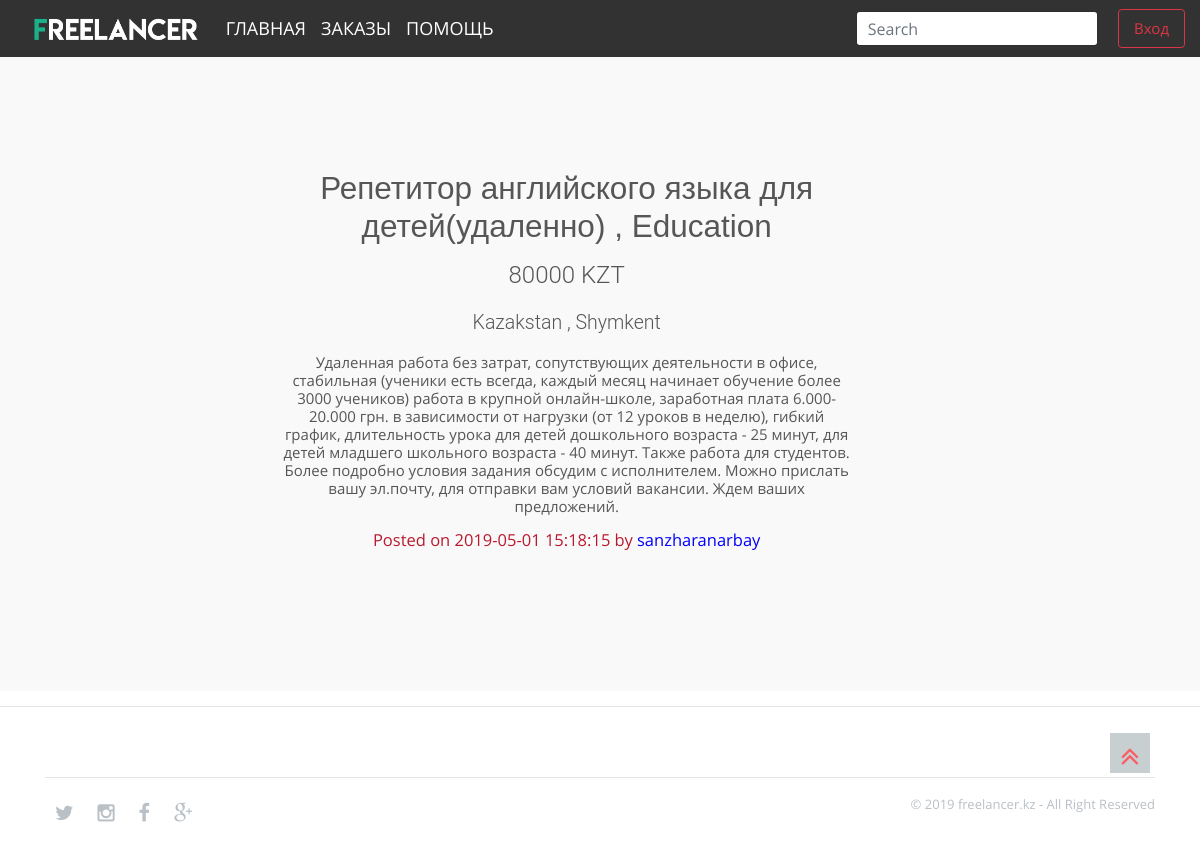
Page /readmore.php?id=37 on the committed database.
### tables this page shows
CREATE TABLE `vacancies` (
  `v_id` int(11) NOT NULL,
  `user_id` int(11) NOT NULL,
  `profession_id` int(11) NOT NULL,
  `vacancy_name` varchar(255) NOT NULL,
  `requirements` longtext NOT NULL,
  `price` int(11) NOT NULL,
  `v_country` int(11) NOT NULL,
  `v_state` int(11) NOT NULL,
  `v_city` varchar(255) NOT NULL,
  `v_statusid` int(11) NOT NULL,
  `post_date` timestamp NOT NULL DEFAULT CURRENT_TIMESTAMP ON UPDATE CURRENT_TIMESTAMP
);

CREATE TABLE `professions` (
  `p_id` int(11) NOT NULL,
  `name` varchar(255) NOT NULL
);

CREATE TABLE `countries` (
  `country_id` int(11) NOT NULL,
  `country_name` varchar(30) NOT NULL
);

CREATE TABLE `cities` (
  `city_id` int(11) NOT NULL,
  `city_name` varchar(30) NOT NULL,
  `state_id` int(11) NOT NULL
);

CREATE TABLE `users` (
  `id` int(11) NOT NULL,
  `u_lastname` varchar(255) NOT NULL,
  `u_firstname` varchar(255) NOT NULL,
  `email` varchar(255) NOT NULL,
  `username` varchar(255) NOT NULL,
  `u_phonenumber` varchar(50) NOT NULL,
  `u_country` varchar(255) NOT NULL,
  `u_state` varchar(255) NOT NULL,
  `u_city` varchar(255) NOT NULL,
  `password` varchar(255) NOT NULL,
  `roleid` int(11) NOT NULL
);

### readmore.php (the view, shortened to what this page needs)
<!doctype html>
 <html class="no-js" lang="">
    <head>
        <link rel="stylesheet" href="assets/css/bootstrap.css" type="text/css">
        <link rel="stylesheet" href="assets/css/plugins.css" />
        <link rel="stylesheet" href="assets/css/opensans-web-font.css" />
        <link rel="stylesheet" href="assets/css/montserrat-web-font.css" />
        <link rel="stylesheet" href="assets/css/font-awesome.min.css" type="text/css">
        <link rel="stylesheet" href="assets/css/style.css" type="text/css">
        <link rel="stylesheet" href="assets/css/responsive.css" type="text/css">
    </head>
    <body>
         <nav class="navbar navbar-expand-md  fixed-top mainmenu">
  <a class="navbar-brand" href="index.php"><img src="assets/images/logo2.png" height="30" alt="Logo"> </a>
  <div class="collapse navbar-collapse" id="navbarCollapse">
    <ul class="navbar-nav mr-auto">
      <li class="nav-item active">
        <a class="nav-link" href="index.php">Главная <span class="sr-only">(current)</span></a>
      </li>
      <li class="nav-item">
        <a class="nav-link" href="vacancies.php">Заказы</a>
      </li>
      <li class="nav-item">
        <a class="nav-link" href="help.php">Помощь</a>
      </li>
		</ul>
    <form class="form-inline">
      <input class="form-control searchbox" type="text" placeholder="Search" aria-label="Search">
    </form>
    <div class="content">
    <?php  if (isset($_SESSION['username'])) { ?>
    	<div class="dropdown">
  <button class="btn btn-outline-success"><?php echo $_SESSION['username']; ?></button>
  <div class="dropdown-content">
  <?php if ($_SESSION['role_id']==3){?>
   <a href="profile.php">Профиль</a>
   <a href="add_vacancy.php">Новый заказ</a>
   <a href="myvacancies.php">Мои заказы</a>
      <a href="index.php?logout='1'" style="color: red;">Выход</a>
	<?php }else if($_SESSION['role_id']==4){?>
		<a href="profile.php">Профиль</a>
	  <a href="searchvacancy.php">Найти заказ</a>
    <a href="myresponses.php">Мои отклики</a>
		<a href="index.php?logout='1'" style="color: red;">Выход</a>
	<?php }?>
  </div>
</div>
    <?php }else{  ?>
			<a class="btn btn-outline-danger nav-link" href="login.php">Вход</a>
    	 <?php  } ?>
	</div>
  </div>
</nav>
        <section id="vacancies" class="sections">
        <?php
include 'db.php';
$vacancy = null;
if(isset($_GET['id'])&&is_numeric($_GET['id'])){
$query = $connection->prepare(" SELECT v.v_id, v.user_id, v.profession_id,  v.vacancy_name,v.requirements, v.price, v.v_country, v.v_city, v.post_date, p.p_id, p.name, u.id, u.username, c.country_id, c.country_name, ci.city_id, ci.city_name, s.s_id, s.status
                     FROM vacancies v
                     LEFT OUTER JOIN professions p  ON p.p_id = v.profession_id
                     LEFT OUTER JOIN users u  ON u.id = v.user_id
                     LEFT OUTER JOIN countries c  ON c.country_id = v.v_country
                     LEFT OUTER JOIN cities ci  ON ci.city_id = v.v_city
                     LEFT OUTER JOIN status s   ON s.s_id = v.v_statusid
                     WHERE v.v_id = :id LIMIT 1") or die($mysqli->error);
    $query->execute(array('id'=>$_GET['id']));
    $vacancy = $query->fetch();
}
?>
  <div class="container">
  <br>
  <br>
  <br>
  <br>
  <center>
     <div class="row vacancy">
      <div class="col-md-8">
     <?php
                if(isset($vacancy)&&$vacancy!=null){
                ?>
                <h3>   <?php  echo $vacancy['vacancy_name']. " , ".$vacancy['name']; ?></h3>
                    <h4>   <?php  echo $vacancy['price']. " ". "KZT" ; ?> </h4>
                    <h5>  <?php  echo $vacancy['country_name']; ?> ,  <?php  echo $vacancy['city_name']; ?></h5>
                    <h6>  <?php  echo $vacancy['requirements']; ?></h6>
                    <p style="color:#ba1a2f;">  Posted on <?php echo $vacancy['post_date'] ; ?> by <span style="color:blue;"><?php echo $vacancy['username'] ; ?></span></p>
                    <br>
                    <br>
                <?php
                }else{
                echo  "<h1> 404 VACANCY NOT FOUND!!!   </h1>";
                }
                ?>
    </div>
  </div>
  </center>
  </div>
 </section>
    <hr>
		<div class="scroll-top">
			<div class="scrollup">
				<i class="fa fa-angle-double-up"></i>
			</div>
		</div>
        <footer>
            <div class="container">
			<hr>
            	<div class="row">
            		<div class="col-md-6 col-sm-6 col-xs-12">
						<div class="social-network">
							<a href="#"><i class="fa fa-twitter"></i></a>
							<a href="#"><i class="fa fa-instagram"></i></a>
							<a href="#"><i class="fa fa-facebook"></i></a>
							<a href="#"><i class="fa fa-google-plus"></i></a>
						</div>
					</div>
            		<div class="col-md-6 col-sm-6 col-xs-12">
						<div class="copyright">
							<p>© 2019 freelancer.kz - All Right Reserved</p>
						</div>
					</div>
            	</div>
            </div>
        </footer>
    </body>
</html>

### assets/css/style.css (style rules this page uses)
html, body { background-color: #ffffff; font-size: 15px; color: #565656; width: 100%; padding: 0; margin-left: 0; margin-right: 0; font-family: 'open_sansregular'; font-weight: 300; }
img { -moz-user-select: none; -webkit-user-select: none; -ms-user-select: none; user-select: none; -webkit-user-drag: none; user-drag: none; }
a, a:hover, a:active, a:focus { text-decoration: none; outline: none; }
a, button, a span { -webkit-transition: 0.2s ease-in-out; -o-transition: 0.2s ease-in-out; transition: 0.2s ease-in-out; }
*, *:before, *:after { -webkit-box-sizing: border-box; -moz-box-sizing: border-box; box-sizing: border-box; }
p { margin: 0 0 15px; }
ol, ul { list-style: none; padding: 0; }
img { max-width: 100%; }
textarea, input[type="text"], input[type="password"], input[type="datetime"], input[type="datetime-local"], input[type="date"], input[type="month"], input[type="time"], input[type="week"], input[type="number"], input[type="email"], input[type="url"], input[type="search"], input[type="tel"], input[type="color"], .uneditable-input { outline: none; }
.form-control { border: 1px solid rgba(0, 0, 0, 0.08); font-size: 16px; height: 45px; }
h1, h2, h3 { font-family: 'Lane', sans-serif; font-weight: 300; margin: 0; }
h4, h5 { font-family: 'roboto', sans-serif; font-weight: 300; margin: 0; line-height: 2rem; }
h3 { font-weight: 300; margin-bottom: .9rem; font-size: 2.1rem; line-height: 2.5rem; }
h4 { font-size: 1.6rem; line-height: 2.2rem; margin-bottom: 1.1rem; }
h5 { font-size: 1.3rem; margin-bottom: 1rem; }
h6 { font-size: 1rem; margin-bottom: .9rem; }
p { line-height: 1.5rem; font-size: 1.1rem; color:#9aa0ab; }
p:last-child { margin-bottom: 0px; }
.sections { padding-top: 80px; padding-bottom: 80px; position: relative; overflow: hidden; }
footer { padding:40px 0; }
section:nth-of-type(odd) { background-color: #F9F9F9; }
.mainmenu { background-color:rgba(50, 50, 50, 1); border-color:transparent; }
.mainmenu .navbar-brand { padding: 0px 0px; }
.navbar-brand img { margin-top: 0px; padding-left: 15px; }
.navbar-nav { padding-top: 0px; }
.mainmenu .navbar-nav li a { text-transform:uppercase; font-size:14px; color:#263742; }
.mainmenu .navbar-nav li a { color:#fff; font-size:18px; transition:.3s ease-in-out; }
.social-network a i { margin:10px; color:#b9c0c6; font-size:20px; transition:.3s ease-in-out; -webkit-transition:.3s ease-in-out; -moz-transition:.3s ease-in-out; }
.copyright p { font-size:13px; color:#b9c0c6; text-align:right; }
.scrollup { width:40px; height:40px; text-align:center; color:#fa5c65; font-size:30px; background:#c8cfd0; position:fixed; bottom:100px; right:50px; font-weight:bold; }

### readmore.php (style rules this page uses)
.searchbox { height:35px; margin-right:20px; }
.vacancy { margin-left:220px; }

### rows in the picture
vacancies: vacancy_name "Репетитор английского языка для детей(удаленно)", profession.name "Education", price "80000", countries.country_name "Kazakstan", cities.city_name "Shymkent", requirements "Удаленная работа без затрат, сопутствующих деятельности в офисе, стабильная (ученики есть всегда, каждый месяц начинает обучение более 3000 учеников) работа в крупной онлайн-школе, заработная плата 6.000-20.000 грн. в зависимости от нагрузки (от 12 уроков в неделю), гибкий график, длительность урока для детей дошкольного возраста - 25 минут, для детей младшего школьного возраста - 40 минут. Также работа для студентов. Более подробно условия задания обсудим с исполнителем. Можно прислать вашу эл.почту, для отправки вам условий вакансии. Ждем ваших предложений.", post_date "2019-05-01 15:18:15", user.username "sanzharanarbay"
